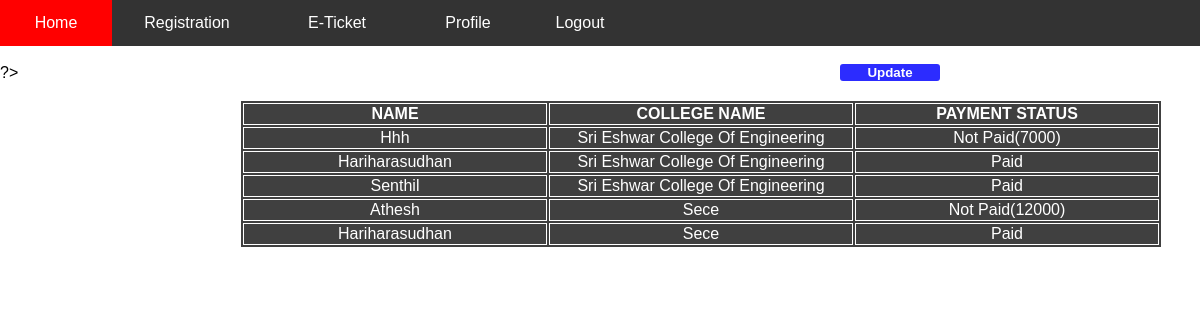
/mech.php (signed in), run on the app's committed database.
### tables this page shows
CREATE TABLE `mechreg` (
  `id` int(3) NOT NULL,
  `name` varchar(40) NOT NULL,
  `phone_number` varchar(10) NOT NULL,
  `email` varchar(40) NOT NULL,
  `roll_no` int(3) NOT NULL,
  `college` varchar(70) NOT NULL,
  `section` varchar(1) NOT NULL,
  `payment` varchar(15) NOT NULL
);

### mech.php (the view, shortened to what this page needs)
<?php
include("nav.php");
if(isset($_SESSION['email']))
{
?>
<!DOCTYPE html>
<html lang="en">
<head>
    <link rel="stylesheet" href="card.css">
</head>
<body >
<?php
    include ("config.php");
    $sql = "SELECT name,college,payment FROM mechreg";
    $result = mysqli_query($con,$sql);
    echo "<br>";
    echo "<table action='mech.php'>";
    echo "<tr>";
        echo "<th>"."name"."</th>";
        echo "<th>college name</th>";
        echo "<th>payment status</th>";
        echo "</tr>";
    while ($row = mysqli_fetch_assoc($result))
    {
        echo"<tr>";
        foreach($row as $feild => $value)
        {
            echo "<td>".$value."</td>";
        }
        echo "</tr>";
    }
    echo "</table>";
?>
<a   href="update.php"> <button class = 'update_btn' ">update</button></a>
?>
</body>
</html>
<?php
}
else
{
    header('location:index.php');
}
?>

### nav.php (shortened to what this page needs)
<head>
    <link rel="stylesheet" href="select.css">
</head>
<div class="navbar">
    <a href="home.php">Home</a>
    <div class="dropdown">
        <button class="dropbtn">registration
        </button>
    </div>
    <div class="dropdown">
        <button class="dropbtn">E-Ticket
        </button>
    </div>
    <a href="profile.php">profile</a>
    <a href="logout.php">logout</a>
    </div>

### select.css (style rules this page uses)
* { text-transform: capitalize; font-family: Verdana, Geneva, Tahoma, sans-serif; }
.navbar { overflow: hidden; background-color: #333; opacity: 0.5; }
.navbar a { width: 80px; float: left; font-size: 16px; color: white; text-align: center; padding: 14px 16px; text-decoration: none; top: 0; font-family: Verdana, Geneva, Tahoma, sans-serif; opacity: 1; }
.dropdown { width: 150px; float: left; overflow: hidden; }
.dropdown .dropbtn { font-size: 16px; border: none; outline: none; color: white; padding: 14px 16px; background-color: inherit; font-family: inherit; margin: 0; width: 150px; }

### card.css (style rules this page uses)
body { margin: 0; background: url(home.jpg); background-size: cover; }
a { text-decoration: none; }
table, th, td { border: 1px solid white; }
table { margin: 0; background-color: rgba(0, 0, 0, 0.749); position: absolute; left: 20%; top: 100px; color: white; text-align: center; }
th { text-transform: uppercase; font-weight: bold; position: sticky; top: 5px; }
th, td { width: 300px; }
.update_btn { width: 100px; opacity: 1; background-color: rgba(0, 0, 255, 0.829); border: none; border-radius: 3px; font-weight: bold; text-align: center; color: white; align-content: center; position:absolute; left:70%; }

### data on the page
mechreg: name "Hhh", college "Sri Eshwar College Of Engineering", payment "Not Paid(7000)"
mechreg: name "Hariharasudhan", college "Sri Eshwar College Of Engineering", payment "Paid"
mechreg: name "Senthil", college "Sri Eshwar College Of Engineering", payment "Paid"
mechreg: name "Athesh", college "Sece", payment "Not Paid(12000)"
mechreg: name "Hariharasudhan", college "Sece", payment "Paid"
